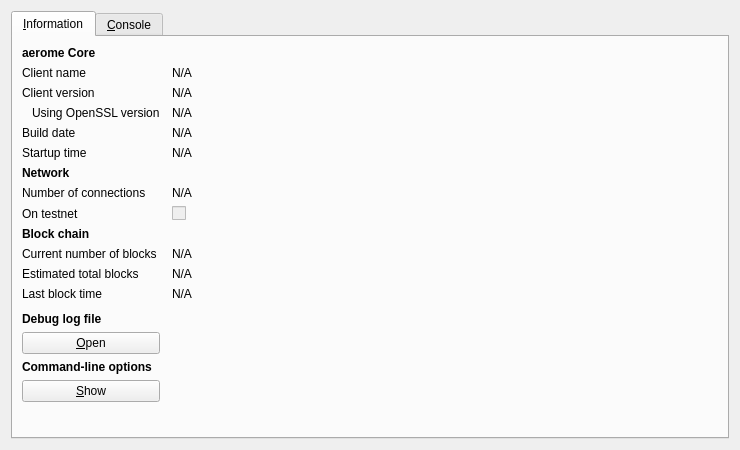
<?xml version="1.0" encoding="UTF-8"?>
<ui version="4.0">
 <class>RPCConsole</class>
 <widget class="QDialog" name="RPCConsole">
  <property name="geometry">
   <rect>
    <x>0</x>
    <y>0</y>
    <width>740</width>
    <height>450</height>
   </rect>
  </property>
  <property name="windowTitle">
   <string>aerome - Debug window</string>
  </property>
  <layout class="QVBoxLayout" name="verticalLayout_2">
   <item>
    <widget class="QTabWidget" name="tabWidget">
     <property name="currentIndex">
      <number>0</number>
     </property>
     <widget class="QWidget" name="tab_info">
      <attribute name="title">
       <string>&amp;Information</string>
      </attribute>
      <layout class="QGridLayout" name="gridLayout" columnstretch="0,1">
       <property name="horizontalSpacing">
        <number>12</number>
       </property>
       <item row="0" column="0">
        <widget class="QLabel" name="label_9">
         <property name="font">
          <font>
           <weight>75</weight>
           <bold>true</bold>
          </font>
         </property>
         <property name="text">
          <string>aerome Core</string>
         </property>
        </widget>
       </item>
       <item row="1" column="0">
        <widget class="QLabel" name="label_5">
         <property name="text">
          <string>Client name</string>
         </property>
        </widget>
       </item>
       <item row="1" column="1">
        <widget class="QLabel" name="clientName">
         <property name="cursor">
          <cursorShape>IBeamCursor</cursorShape>
         </property>
         <property name="text">
          <string>N/A</string>
         </property>
         <property name="textFormat">
          <enum>Qt::PlainText</enum>
         </property>
         <property name="textInteractionFlags">
          <set>Qt::LinksAccessibleByMouse|Qt::TextSelectableByKeyboard|Qt::TextSelectableByMouse</set>
         </property>
        </widget>
       </item>
       <item row="2" column="0">
        <widget class="QLabel" name="label_6">
         <property name="text">
          <string>Client version</string>
         </property>
        </widget>
       </item>
       <item row="2" column="1">
        <widget class="QLabel" name="clientVersion">
         <property name="cursor">
          <cursorShape>IBeamCursor</cursorShape>
         </property>
         <property name="text">
          <string>N/A</string>
         </property>
         <property name="textFormat">
          <enum>Qt::PlainText</enum>
         </property>
         <property name="textInteractionFlags">
          <set>Qt::LinksAccessibleByMouse|Qt::TextSelectableByKeyboard|Qt::TextSelectableByMouse</set>
         </property>
        </widget>
       </item>
       <item row="3" column="0">
        <widget class="QLabel" name="label_14">
         <property name="text">
          <string>Using OpenSSL version</string>
         </property>
         <property name="indent">
          <number>10</number>
         </property>
        </widget>
       </item>
       <item row="3" column="1">
        <widget class="QLabel" name="openSSLVersion">
         <property name="cursor">
          <cursorShape>IBeamCursor</cursorShape>
         </property>
         <property name="text">
          <string>N/A</string>
         </property>
         <property name="textFormat">
          <enum>Qt::PlainText</enum>
         </property>
         <property name="textInteractionFlags">
          <set>Qt::LinksAccessibleByMouse|Qt::TextSelectableByKeyboard|Qt::TextSelectableByMouse</set>
         </property>
        </widget>
       </item>
       <item row="4" column="0">
        <widget class="QLabel" name="label_12">
         <property name="text">
          <string>Build date</string>
         </property>
        </widget>
       </item>
       <item row="4" column="1">
        <widget class="QLabel" name="buildDate">
         <property name="cursor">
          <cursorShape>IBeamCursor</cursorShape>
         </property>
         <property name="text">
          <string>N/A</string>
         </property>
         <property name="textFormat">
          <enum>Qt::PlainText</enum>
         </property>
         <property name="textInteractionFlags">
          <set>Qt::LinksAccessibleByMouse|Qt::TextSelectableByKeyboard|Qt::TextSelectableByMouse</set>
         </property>
        </widget>
       </item>
       <item row="5" column="0">
        <widget class="QLabel" name="label_13">
         <property name="text">
          <string>Startup time</string>
         </property>
        </widget>
       </item>
       <item row="5" column="1">
        <widget class="QLabel" name="startupTime">
         <property name="cursor">
          <cursorShape>IBeamCursor</cursorShape>
         </property>
         <property name="text">
          <string>N/A</string>
         </property>
         <property name="textFormat">
          <enum>Qt::PlainText</enum>
         </property>
         <property name="textInteractionFlags">
          <set>Qt::LinksAccessibleByMouse|Qt::TextSelectableByKeyboard|Qt::TextSelectableByMouse</set>
         </property>
        </widget>
       </item>
       <item row="6" column="0">
        <widget class="QLabel" name="label_11">
         <property name="font">
          <font>
           <weight>75</weight>
           <bold>true</bold>
          </font>
         </property>
         <property name="text">
          <string>Network</string>
         </property>
        </widget>
       </item>
       <item row="7" column="0">
        <widget class="QLabel" name="label_7">
         <property name="text">
          <string>Number of connections</string>
         </property>
        </widget>
       </item>
       <item row="7" column="1">
        <widget class="QLabel" name="numberOfConnections">
         <property name="cursor">
          <cursorShape>IBeamCursor</cursorShape>
         </property>
         <property name="text">
          <string>N/A</string>
         </property>
         <property name="textFormat">
          <enum>Qt::PlainText</enum>
         </property>
         <property name="textInteractionFlags">
          <set>Qt::LinksAccessibleByMouse|Qt::TextSelectableByKeyboard|Qt::TextSelectableByMouse</set>
         </property>
        </widget>
       </item>
       <item row="8" column="0">
        <widget class="QLabel" name="label_8">
         <property name="text">
          <string>On testnet</string>
         </property>
        </widget>
       </item>
       <item row="8" column="1">
        <widget class="QCheckBox" name="isTestNet">
         <property name="enabled">
          <bool>false</bool>
         </property>
         <property name="text">
          <string/>
         </property>
        </widget>
       </item>
       <item row="9" column="0">
        <widget class="QLabel" name="label_10">
         <property name="font">
          <font>
           <weight>75</weight>
           <bold>true</bold>
          </font>
         </property>
         <property name="text">
          <string>Block chain</string>
         </property>
        </widget>
       </item>
       <item row="10" column="0">
        <widget class="QLabel" name="label_3">
         <property name="text">
          <string>Current number of blocks</string>
         </property>
        </widget>
       </item>
       <item row="10" column="1">
        <widget class="QLabel" name="numberOfBlocks">
         <property name="cursor">
          <cursorShape>IBeamCursor</cursorShape>
         </property>
         <property name="text">
          <string>N/A</string>
         </property>
         <property name="textFormat">
          <enum>Qt::PlainText</enum>
         </property>
         <property name="textInteractionFlags">
          <set>Qt::LinksAccessibleByMouse|Qt::TextSelectableByKeyboard|Qt::TextSelectableByMouse</set>
         </property>
        </widget>
       </item>
       <item row="11" column="0">
        <widget class="QLabel" name="label_4">
         <property name="text">
          <string>Estimated total blocks</string>
         </property>
        </widget>
       </item>
       <item row="11" column="1">
        <widget class="QLabel" name="totalBlocks">
         <property name="cursor">
          <cursorShape>IBeamCursor</cursorShape>
         </property>
         <property name="text">
          <string>N/A</string>
         </property>
         <property name="textFormat">
          <enum>Qt::PlainText</enum>
         </property>
         <property name="textInteractionFlags">
          <set>Qt::LinksAccessibleByMouse|Qt::TextSelectableByKeyboard|Qt::TextSelectableByMouse</set>
         </property>
        </widget>
       </item>
       <item row="12" column="0">
        <widget class="QLabel" name="label_2">
         <property name="text">
          <string>Last block time</string>
         </property>
        </widget>
       </item>
       <item row="12" column="1">
        <widget class="QLabel" name="lastBlockTime">
         <property name="cursor">
          <cursorShape>IBeamCursor</cursorShape>
         </property>
         <property name="text">
          <string>N/A</string>
         </property>
         <property name="textFormat">
          <enum>Qt::PlainText</enum>
         </property>
         <property name="textInteractionFlags">
          <set>Qt::LinksAccessibleByMouse|Qt::TextSelectableByKeyboard|Qt::TextSelectableByMouse</set>
         </property>
        </widget>
       </item>
       <item row="13" column="0">
        <spacer name="verticalSpacer_2">
         <property name="orientation">
          <enum>Qt::Vertical</enum>
         </property>
         <property name="sizeHint" stdset="0">
          <size>
           <width>20</width>
           <height>20</height>
          </size>
         </property>
        </spacer>
       </item>
       <item row="14" column="0">
        <widget class="QLabel" name="labelDebugLogfile">
         <property name="font">
          <font>
           <weight>75</weight>
           <bold>true</bold>
          </font>
         </property>
         <property name="text">
          <string>Debug log file</string>
         </property>
        </widget>
       </item>
       <item row="15" column="0">
        <widget class="QPushButton" name="openDebugLogfileButton">
         <property name="toolTip">
          <string>Open the aerome debug log file from the current data directory. This can take a few seconds for large log files.</string>
         </property>
         <property name="text">
          <string>&amp;Open</string>
         </property>
         <property name="autoDefault">
          <bool>false</bool>
         </property>
        </widget>
       </item>
       <item row="16" column="0">
        <widget class="QLabel" name="labelCLOptions">
         <property name="font">
          <font>
           <weight>75</weight>
           <bold>true</bold>
          </font>
         </property>
         <property name="text">
          <string>Command-line options</string>
         </property>
        </widget>
       </item>
       <item row="17" column="0">
        <widget class="QPushButton" name="showCLOptionsButton">
         <property name="toolTip">
          <string>Show the aerome-Qt help message to get a list with possible aerome command-line options.</string>
         </property>
         <property name="text">
          <string>&amp;Show</string>
         </property>
         <property name="autoDefault">
          <bool>false</bool>
         </property>
        </widget>
       </item>
       <item row="18" column="0">
        <spacer name="verticalSpacer">
         <property name="orientation">
          <enum>Qt::Vertical</enum>
         </property>
         <property name="sizeHint" stdset="0">
          <size>
           <width>20</width>
           <height>40</height>
          </size>
         </property>
        </spacer>
       </item>
      </layout>
     </widget>
     <widget class="QWidget" name="tab_console">
      <attribute name="title">
       <string>&amp;Console</string>
      </attribute>
      <layout class="QVBoxLayout" name="verticalLayout_3">
       <property name="spacing">
        <number>3</number>
       </property>
       <item>
        <widget class="QTextEdit" name="messagesWidget">
         <property name="minimumSize">
          <size>
           <width>0</width>
           <height>100</height>
          </size>
         </property>
         <property name="readOnly">
          <bool>true</bool>
         </property>
         <property name="tabKeyNavigation" stdset="0">
          <bool>false</bool>
         </property>
         <property name="columnCount" stdset="0">
          <number>2</number>
         </property>
        </widget>
       </item>
       <item>
        <layout class="QHBoxLayout" name="horizontalLayout">
         <property name="spacing">
          <number>3</number>
         </property>
         <item>
          <widget class="QLabel" name="label">
           <property name="text">
            <string notr="true">&gt;</string>
           </property>
          </widget>
         </item>
         <item>
          <widget class="QLineEdit" name="lineEdit"/>
         </item>
         <item>
          <widget class="QPushButton" name="clearButton">
           <property name="maximumSize">
            <size>
             <width>24</width>
             <height>24</height>
            </size>
           </property>
           <property name="toolTip">
            <string>Clear console</string>
           </property>
           <property name="text">
            <string/>
           </property>
           <property name="icon">
            <iconset resource="../bitcoin.qrc">
             <normaloff>:/icons/remove</normaloff>:/icons/remove</iconset>
           </property>
           <property name="shortcut">
            <string notr="true">Ctrl+L</string>
           </property>
           <property name="autoDefault">
            <bool>false</bool>
           </property>
          </widget>
         </item>
        </layout>
       </item>
      </layout>
     </widget>
    </widget>
   </item>
  </layout>
 </widget>
 <resources>
  <include location="../bitcoin.qrc"/>
 </resources>
 <connections/>
</ui>
